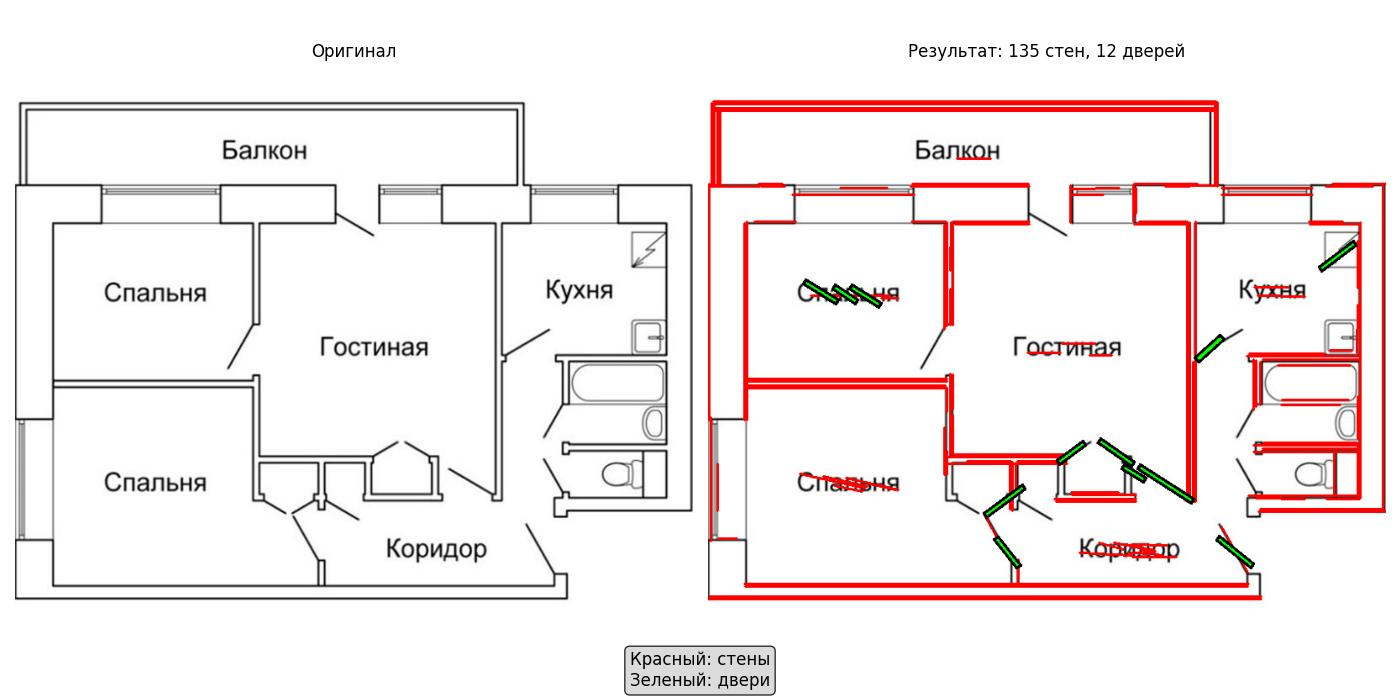
#> input picture examples/4plan.jpg, 1400 x 700 px
$ python -i floorpaln_parser.py   (imports and definitions only)
#> lines starting #> are read from the running program, lines starting #| are printed output that depends on the picture; after the words box and inside, x2 and y2 are one past the last pixel; in counts of white or black regions, pixels touching at a corner belong together
#> in process, image is the input picture: shape (700, 1400, 3); mean B, G, R 236.6, 236.9, 244.5
import cv2
import numpy as np
import json
import os
from pathlib import Path

class FloorplanParser:
    """
    Парсер планов с детекцией линий
    """

    def __init__(self):
        # Параметры для детекции стен
        self.wall_params = {
            'min_length': 20,    # Минимальная длина линии
            'threshold': 50,     # Чувствительность
            'max_gap': 5         # Разрешаем небольшие разрывы
        }

    def preprocess_image(self, image):
        """
        Простая предобработка изображения
        """
        # 1. Конвертация в grayscale
        gray = cv2.cvtColor(image, cv2.COLOR_BGR2GRAY)

        # 2. Улучшаем контраст
        clahe = cv2.createCLAHE(clipLimit=2.0, tileGridSize=(8, 8))
        enhanced = clahe.apply(gray)

        # 3. Бинаризация
        _, binary = cv2.threshold(enhanced, 0, 255, cv2.THRESH_BINARY_INV + cv2.THRESH_OTSU)
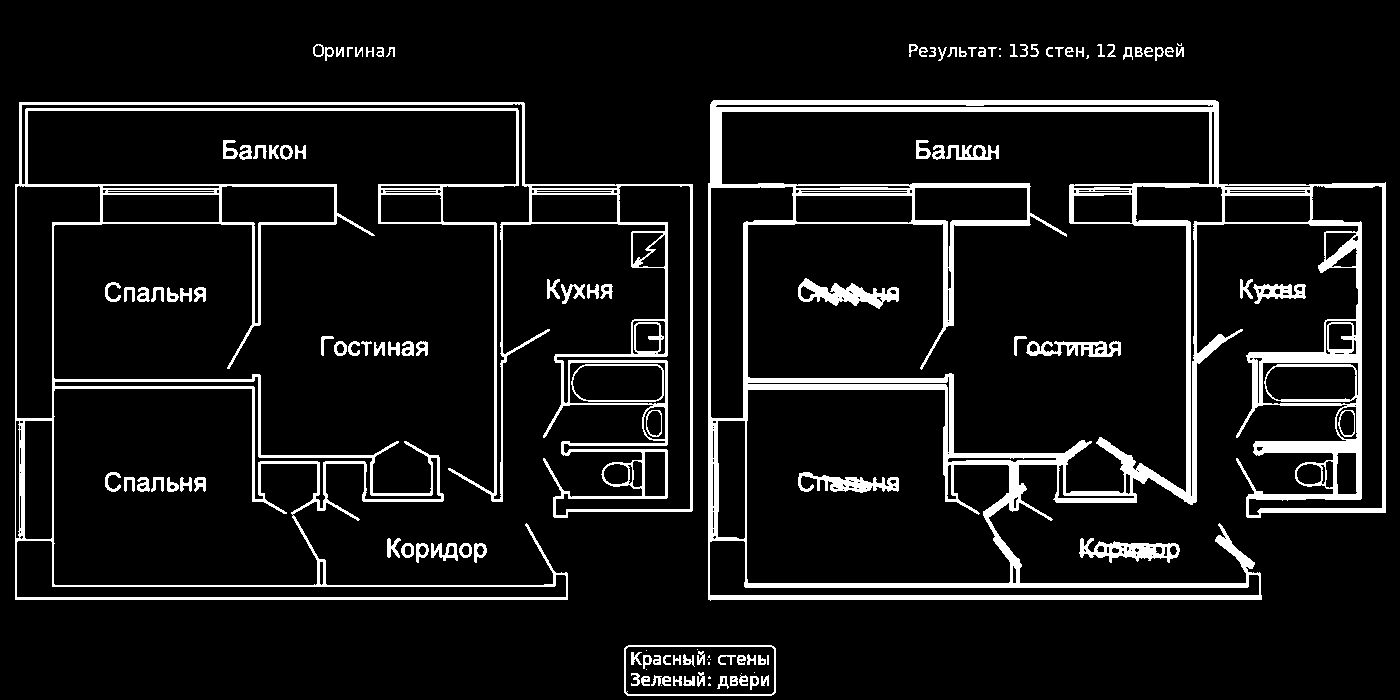
#> binary: shape (700, 1400); 8.9% white; 126 white regions (16 under 20 px), largest, box (x1, y1, x2, y2) and area: (708, 100, 1386, 601) 44586, (15, 102, 693, 600) 27116, (798, 278, 899, 309) 1376

        # 4. Морфологическая очистка
        kernel = np.ones((3, 3), np.uint8)
        cleaned = cv2.morphologyEx(binary, cv2.MORPH_CLOSE, kernel)
#> cleaned: shape (700, 1400); 9.6% white; 49 white regions (8 under 20 px), largest, box (x1, y1, x2, y2) and area: (708, 100, 1386, 601) 48402, (15, 102, 693, 600) 29330, (798, 278, 899, 309) 1445
        cleaned = cv2.morphologyEx(cleaned, cv2.MORPH_OPEN, kernel)
#> cleaned: shape (700, 1400); 8.6% white; 147 white regions (65 under 20 px), largest, box (x1, y1, x2, y2) and area: (708, 100, 1386, 588) 43332, (15, 102, 668, 410) 10090, (561, 360, 668, 499) 2813

        return cleaned

    def detect_all_lines(self, binary_image):
        """
        Детекция всех линий
        """
        # Детекция краев
        edges = cv2.Canny(binary_image, 50, 150)
#> edges: shape (700, 1400); 3.3% white in thin lines or dots

        # Детекция линий Хафа
        lines = cv2.HoughLinesP(
            edges,
            rho=1,
            theta=np.pi/180,
            threshold=self.wall_params['threshold'],
            minLineLength=self.wall_params['min_length'],
            maxLineGap=self.wall_params['max_gap']
        )
#> lines = 245 rows, first 6: [15, 599, 567, 599], [1219, 183, 1332, 183], [744, 587, 1248, 587], [714, 99, 1214, 99], [16, 596, 566, 596], [723, 111, 1207, 111]

        walls = []

        if lines is not None:
            for i, line in enumerate(lines):
                x1, y1, x2, y2 = line[0]

                # Вычисляем длину
                length = np.sqrt((x2 - x1)**2 + (y2 - y1)**2)

                # Вычисляем угол
                if x2 - x1 == 0:
                    angle = 90
                else:
                    angle = np.degrees(np.arctan2(y2 - y1, x2 - x1))
                angle = angle % 180

                # Определяем тип линии
                if (angle < 15) or (angle > 165):
                    line_type = "horizontal"
                elif (75 < angle < 105):
                    line_type = "vertical"
                elif (30 < angle < 60) or (120 < angle < 150):
                    line_type = "diagonal"
                else:
                    line_type = "other"

                walls.append({
                    "id": f"w{i+1}",
                    "points": [[int(x1), int(y1)], [int(x2), int(y2)]],
                    "length": float(length),
                    "angle": float(angle),
                    "type": line_type
                })
#> this loop made 245 passes
#> (x1, y1, x2, y2, length, angle, line_type) on passes 1 to 8: (15, 599, 567, 599, 552, 0, 'horizontal'), (1219, 183, 1332, 183, 113, 0, 'horizontal'), (744, 587, 1248, 587, 504, 0, 'horizontal'), (714, 99, 1214, 99, 500, 0, 'horizontal'), (16, 596, 566, 596, 550, 0, 'horizontal'), (723, 111, 1207, 111, 484, 0, 'horizontal'), (709, 594, 1260, 594, 551, 0, 'horizontal'), (749, 224, 795, 224, 46, 0, 'horizontal')

        return walls

    def detect_doors(self, image, walls):
        """
        Ищем короткие диагональные линии (двери) с проверкой примыкания к стенам
        """
        doors = []

        # Улучшенная предобработка для поиска дверей
        gray = cv2.cvtColor(image, cv2.COLOR_BGR2GRAY)

        # Усиливаем контраст для лучшего обнаружения линий
        clahe = cv2.createCLAHE(clipLimit=3.0, tileGridSize=(8, 8))
        enhanced = clahe.apply(gray)

        # Детекция краев с разными параметрами
        edges1 = cv2.Canny(enhanced, 30, 100)  # Для тонких линий
#> edges1: shape (700, 1400); 6.3% white in thin lines or dots
        edges2 = cv2.Canny(enhanced, 50, 150)  # Для толстых линий
#> edges2: shape (700, 1400); 5.4% white in thin lines or dots
        edges = cv2.bitwise_or(edges1, edges2)  # Объединяем

        # Морфология для соединения разрывов в линиях
        kernel = np.ones((2, 2), np.uint8)
        edges = cv2.dilate(edges, kernel, iterations=1)
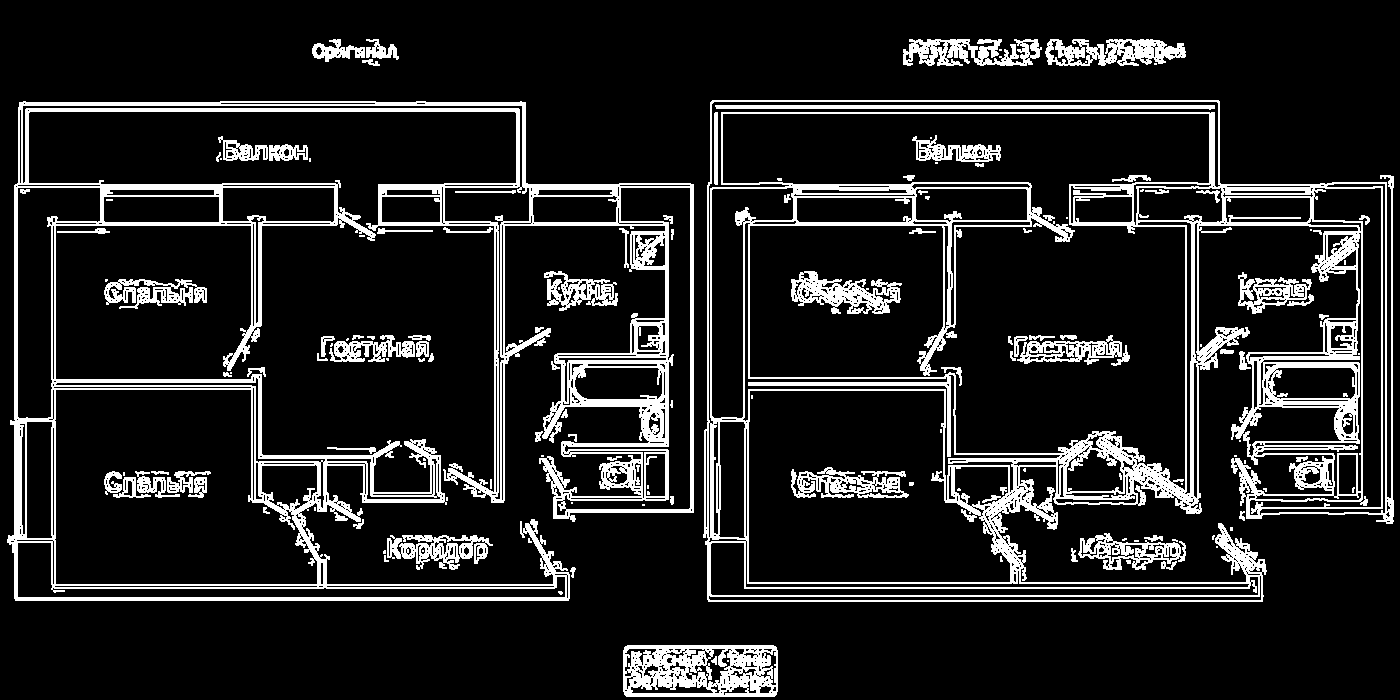
#> edges: shape (700, 1400); 13.3% white; 148 white regions (61 under 20 px), largest, box (x1, y1, x2, y2) and area: (703, 100, 1394, 602) 48542, (7, 101, 694, 601) 45428, (623, 645, 778, 697) 5668

        # Ищем линии с разными параметрами
        lines1 = cv2.HoughLinesP(
            edges,
            rho=1,
            theta=np.pi/180,
            threshold=20,  # Более низкий порог
            minLineLength=25,
            maxLineGap=5
        )

        lines2 = cv2.HoughLinesP(
            edges,
            rho=1,
            theta=np.pi/180,
            threshold=30,
            minLineLength=30,
            maxLineGap=3
        )

        # Объединяем линии
        all_lines = []
        if lines1 is not None:
            all_lines.extend(lines1)
        if lines2 is not None:
            all_lines.extend(lines2)

        if not all_lines:
            return doors

        # Создаем маску стен для проверки примыкания
        wall_mask = np.zeros_like(gray)
        for wall in walls:
            pts = wall['points']
            if len(pts) >= 2:
                cv2.line(wall_mask, tuple(pts[0]), tuple(pts[1]), 255, 3)
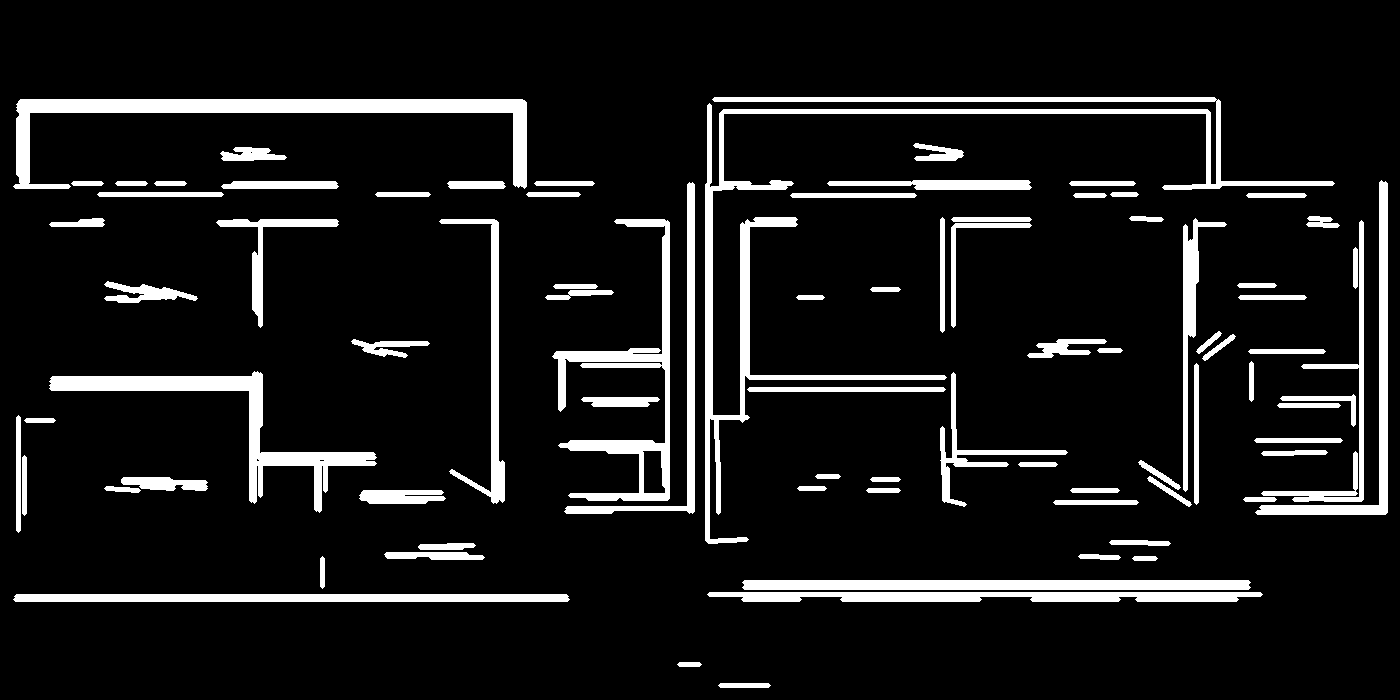
#> wall_mask: shape (700, 1400); 9.9% white; 83 white regions, largest, box (x1, y1, x2, y2) and area: (705, 97, 1335, 544) 14422, (13, 99, 527, 189) 9398, (49, 371, 377, 513) 6706

        for i, line in enumerate(all_lines):
            x1, y1, x2, y2 = line[0]

            # Вычисляем длину линии
            length = np.sqrt((x2 - x1)**2 + (y2 - y1)**2)

            # Вычисляем угол линии
            if x2 - x1 == 0:
                angle = 90
            else:
                angle = np.degrees(np.arctan2(y2 - y1, x2 - x1))
            angle = angle % 180

            # ФИЛЬТР 1: Только диагональные линии
            # Не горизонтальные (0° ± 30°) и не вертикальные (90° ± 30°)
            is_horizontal = (angle < 30) or (angle > 150)
            is_vertical = (60 < angle < 120)
            is_diagonal = not (is_horizontal or is_vertical)

            # ФИЛЬТР 2: Длина подходящая для двери
            # Двери обычно короче стен
            is_short = 25 < length < 80

            if is_diagonal and is_short:
                # ФИЛЬТР 3: Проверяем, что линия примыкает к стене
                touches_wall, wall_angle = self.door_touches_wall(line[0], wall_mask, walls)

                if touches_wall:
                    # Определяем тип стены, к которой примыкает дверь
                    if wall_angle is not None:
                        wall_type = "horizontal" if (abs(wall_angle) < 30 or abs(wall_angle) > 150) else "vertical"
                    else:
                        wall_type = "unknown"

                    # Определяем направление открытия двери
                    # (по углу относительно стены)
                    door_direction = self.get_door_direction(angle, wall_angle)

                    # Создаем дверь с учетом ее параметров
                    door = self.create_door_from_line(line[0], angle, length, wall_type, door_direction)
                    door["id"] = f"d{len(doors)+1}"

                    # Проверяем, что дверь не слишком похожа на уже найденные
                    if not self.is_similar_to_existing_door(door, doors):
                        doors.append(door)
#> this loop made 2251 passes
#> line on passes 1 to 3: [[378, 224, 668, 224]], [[707, 188, 786, 188]], [[14, 187, 340, 187]]

        # Удаляем дубликаты и слишком близкие двери
        unique_doors = self.remove_duplicate_doors(doors)

        return unique_doors[:15]  # Ограничиваем количество

    def door_touches_wall(self, line, wall_mask, walls, max_distance=10):
        """
        Проверяет, примыкает ли линия (дверь) к стене
        Возвращает (примыкает_ли, угол_стены)
        """
        x1, y1, x2, y2 = line

        # Проверяем оба конца линии
        for end_point in [(x1, y1), (x2, y2)]:
            end_x, end_y = end_point

            # Проверяем область вокруг конца линии
            for dx in range(-max_distance, max_distance + 1):
                for dy in range(-max_distance, max_distance + 1):
                    check_x = int(end_x + dx)
                    check_y = int(end_y + dy)

                    # Проверяем границы
                    if (0 <= check_x < wall_mask.shape[1] and
                        0 <= check_y < wall_mask.shape[0]):

                        # Если попадаем на стену
                        if wall_mask[check_y, check_x] > 0:
                            # Находим угол ближайшей стены
                            nearest_wall_angle = self.find_nearest_wall_angle(end_x, end_y, walls)
                            return True, nearest_wall_angle

        return False, None

    def find_nearest_wall_angle(self, x, y, walls, max_distance=20):
        """
        Находит угол ближайшей стены к точке (x, y)
        """
        min_distance = float('inf')
        nearest_angle = None

        for wall in walls:
            pts = wall['points']
            if len(pts) >= 2:
                w_x1, w_y1 = pts[0]
                w_x2, w_y2 = pts[1]

                # Расстояние от точки до стены
                distance = self.point_to_line_distance(x, y, w_x1, w_y1, w_x2, w_y2)

                if distance < min_distance and distance < max_distance:
                    min_distance = distance
                    # Вычисляем угол стены
                    if w_x2 - w_x1 == 0:
                        wall_angle = 90
                    else:
                        wall_angle = np.degrees(np.arctan2(w_y2 - w_y1, w_x2 - w_x1))
                    wall_angle = wall_angle % 180
                    nearest_angle = wall_angle

        return nearest_angle

    def get_door_direction(self, door_angle, wall_angle):
        """
        Определяет направление открытия двери относительно стены
        """
        if wall_angle is None:
            return "unknown"

        # Нормализуем углы
        door_angle_norm = door_angle % 180
        wall_angle_norm = wall_angle % 180

        # Разница углов
        angle_diff = abs(door_angle_norm - wall_angle_norm)
        angle_diff = min(angle_diff, 180 - angle_diff)

        # Дверь должна быть примерно под 45° к стене
        if 30 < angle_diff < 60:
            # Определяем в какую сторону открывается дверь
            relative_angle = (door_angle_norm - wall_angle_norm) % 360

            if 30 < relative_angle < 150:
                return "right"  # Открывается направо
            elif 210 < relative_angle < 330:
                return "left"   # Открывается налево
            else:
                return "center"

        return "unknown"

    def create_door_from_line(self, line, angle, length, wall_type, direction):
        """
        Создает объект двери из линии
        """
        x1, y1, x2, y2 = line

        # Толщина линии двери для визуализации
        door_thickness = 6

        # Вычисляем перпендикуляр для толщины
        dx = x2 - x1
        dy = y2 - y1
        line_len = max(np.sqrt(dx*dx + dy*dy), 0.1)

        dx /= line_len
        dy /= line_len

        # Перпендикулярный вектор
        perp_dx = -dy * (door_thickness / 2)
        perp_dy = dx * (door_thickness / 2)

        # 4 точки для параллелограмма (двери)
        points = [
            [int(x1 + perp_dx), int(y1 + perp_dy)],
            [int(x1 - perp_dx), int(y1 - perp_dy)],
            [int(x2 - perp_dx), int(y2 - perp_dy)],
            [int(x2 + perp_dx), int(y2 + perp_dy)]
        ]

        # Bounding box
        xs = [p[0] for p in points]
        ys = [p[1] for p in points]

        return {
            "bbox": [min(xs), min(ys), max(xs)-min(xs), max(ys)-min(ys)],
            "points": points,
            "endpoints": [[int(x1), int(y1)], [int(x2), int(y2)]],
            "angle": float(angle),
            "length": float(length),
            "wall_type": wall_type,
            "direction": direction,
            "type": "door"
        }

    def is_similar_to_existing_door(self, new_door, existing_doors, min_distance=15, max_angle_diff=20):
        """
        Проверяет, похожа ли новая дверь на уже существующие
        """
        new_center_x = new_door['bbox'][0] + new_door['bbox'][2] / 2
        new_center_y = new_door['bbox'][1] + new_door['bbox'][3] / 2
        new_angle = new_door['angle']

        for door in existing_doors:
            door_center_x = door['bbox'][0] + door['bbox'][2] / 2
            door_center_y = door['bbox'][1] + door['bbox'][3] / 2
            door_angle = door['angle']

            # Расстояние между центрами
            distance = np.sqrt((new_center_x - door_center_x)**2 +
                              (new_center_y - door_center_y)**2)

            # Разница углов
            angle_diff = abs(new_angle - door_angle) % 180
            angle_diff = min(angle_diff, 180 - angle_diff)

            if distance < min_distance and angle_diff < max_angle_diff:
                return True

        return False

    def remove_duplicate_doors(self, doors, min_distance=20):
        """
        Удаляет дублирующиеся двери
        """
#> called with min_distance = 20
        if len(doors) <= 1:
            return doors

        unique_doors = []
        used_indices = set()

        for i in range(len(doors)):
            if i in used_indices:
                continue

            unique_doors.append(doors[i])
            used_indices.add(i)

            for j in range(i + 1, len(doors)):
                if j in used_indices:
                    continue

                # Сравниваем двери
                door1 = doors[i]
                door2 = doors[j]

                # Центры дверей
                x1 = door1['bbox'][0] + door1['bbox'][2] / 2
                y1 = door1['bbox'][1] + door1['bbox'][3] / 2

                x2 = door2['bbox'][0] + door2['bbox'][2] / 2
                y2 = door2['bbox'][1] + door2['bbox'][3] / 2

                distance = np.sqrt((x1 - x2)**2 + (y1 - y2)**2)

                # Если двери слишком близко - считаем дубликатами
                if distance < min_distance:
                    used_indices.add(j)
#> this loop made 46 passes

        return unique_doors

    def point_to_line_distance(self, px, py, x1, y1, x2, y2):
        """
        Вычисляет расстояние от точки (px, py) до отрезка (x1,y1)-(x2,y2)
        """
        # Если отрезок вырожден в точку
        if x1 == x2 and y1 == y2:
            return np.sqrt((px - x1)**2 + (py - y1)**2)

        # Вычисляем проекцию точки на линию
        line_length_sq = (x2 - x1)**2 + (y2 - y1)**2

        # Параметр t для проекции
        t = ((px - x1) * (x2 - x1) + (py - y1) * (y2 - y1)) / line_length_sq
        t = max(0, min(1, t))  # Ограничиваем отрезком

        # Координаты ближайшей точки на отрезке
        closest_x = x1 + t * (x2 - x1)
        closest_y = y1 + t * (y2 - y1)

        # Расстояние до ближайшей точки
        return np.sqrt((px - closest_x)**2 + (py - closest_y)**2)

    def process(self, image_path):
        """Основной пайплайн"""
        image = cv2.imread(str(image_path))
        if image is None:
            print(f"Ошибка загрузки: {image_path}")
            return None

        # 1. Предобработка
        binary = self.preprocess_image(image)

        # 2. Детекция всех линий
        walls = self.detect_all_lines(binary)

        # 3. Детекция дверей
        doors = self.detect_doors(image, walls)

        # Формирование результата
        result = {
            "meta": {
                "source": Path(image_path).name,
                "image_size": {
                    "width": int(image.shape[1]),
                    "height": int(image.shape[0])
                }
            },
            "walls": walls,
            "doors": doors
        }

        return result

>>> result = FloorplanParser().process('examples/4plan.jpg')
